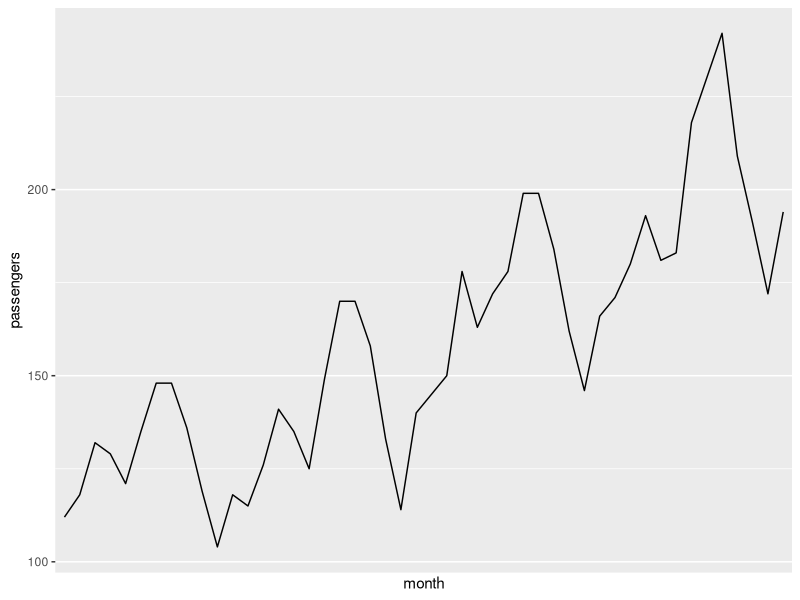

This chart was generated by the following R code:
library(tidyr)
library(ggplot2)

setwd('~/Repositories/holtwint')
df <- read.table('sampledata.csv', sep = ',', header = FALSE)

df$month <- seq_along(df$V1)
names(df) <- c('passengers', 'month')
ts <- ts(as.vector(df$passengers), frequency = 12)

ggplot(data = df[1:48,]) + geom_line(aes(x = month, y = passengers)) + scale_x_discrete(breaks = seq(0, 50, 1))
initfit <- lm(passengers ~ month, data = df[1:48,])
summary(initfit)

fit <- HoltWinters(ts, seasonal = 'additive', alpha = 0.1, beta = 0.1, gamma = 0.1, start.periods = 4)
round(fit$alpha, 3); round(fit$beta, 3); round(fit$gamma, 3)
round(fit$coefficients, 3); round(fit$SSE/144, 3)
fit$fitted

pr24 <- predict(fit, n.ahead = 24, prediction.interval = FALSE)
round(pr24)
